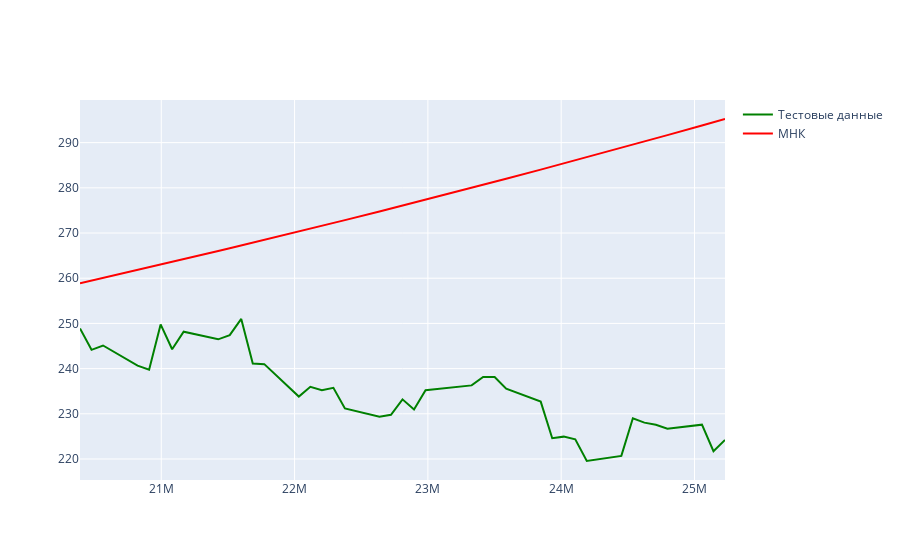

The notebook cell this image was saved under:
### Markdown cell above
### Регрессионная функция для прогнозного участка

### Code cell
res_y  = c1 * test_x**2 + c2 * test_x + c3 

fig = go.Figure()

fig.add_trace(go.Scatter(
                    x=test_x,
                    y=test_y,
                    line=dict(color='green', width=2),
                    name='Тестовые данные',
                   )
)
fig.add_trace(go.Scatter(
                    x=test_x,
                    y=res_y,
                    line=dict(color='red', width=2),
                    name='МНК',
                    )
)
fig.show()
